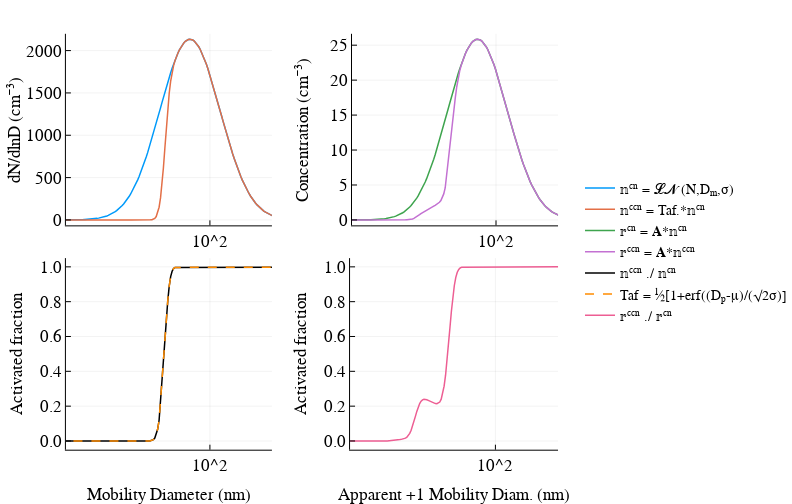

Notebook source saved alongside this figure:
### Markdown cell above
## Block 4. Visualization

### Code cell
figure("Nimbus Sans L", 2, 5.5, 3.5, 8)  

# Get a list of colors from the theme palette
p = Plots.get_color_palette(:auto, default(:bgcolor), 100)

# Panel (a): Mobility size and CCN distribution
p1 = plot(𝕟ᶜⁿ.Dp, 𝕟ᶜⁿ.S, xaxis = :log10, xticks = [10, 100, 1000], ylabel = "dN/dlnD (cm⁻³)", 
    label = "𝕟ᶜⁿ = 𝓛𝓝 (N,Dₘ,σ)", color = p[1],  left_margin = 20px)
p1 = plot!(𝕟ᶜᶜⁿ.Dp, 𝕟ᶜᶜⁿ.S, label = "𝕟ᶜᶜⁿ = Taf.*𝕟ᶜⁿ", color = p[2])

# Panel (b): Size and CCN response function 
p2 = plot(𝕣ᶜⁿ.Dp, 𝕣ᶜⁿ.N , xaxis = :log10, xticks = [10, 100, 1000], label = "𝕣ᶜⁿ = 𝐀*𝕟ᶜⁿ", 
    ylabel = "Concentration (cm⁻³)", color = p[3])
p2 = plot!(𝕣ᶜᶜⁿ.Dp, 𝕣ᶜᶜⁿ.N, label = "𝕣ᶜᶜⁿ = 𝐀*𝕟ᶜᶜⁿ", color = p[4], left_margin = 36px)

# Panel (c): Activated fraction. Note that g and 𝕒𝕗₁ are identical
p3 = plot(𝕒𝕗₁.Dp, 𝕒𝕗₁.S, xaxis = :log10, xticks = [10, 100, 1000], xlabel = "Mobility Diameter (nm)", 
    ylabel = "Activated fraction", label = "𝕟ᶜᶜⁿ ./ 𝕟ᶜⁿ", ylim = (-0.05,1.05), lw = 1.5, 
    yticks = [0, 0.2, 0.4, 0.6, 0.8, 1], color = :black,  left_margin = 20px)
p3 = plot!(𝕟ᶜⁿ.Dp, Taf(𝕟ᶜⁿ,μ,σ), label = "Taf = ½[1+erf((Dₚ-μ)/(√2σ)]", ls = :dash, 
    color = :darkorange, lw = 1.5)

# Panel (d): Activated fraction from response function ("measured ratio" from raw signal)
p4 = plot(𝕒𝕗₂.Dp, 𝕒𝕗₂.S, xaxis = :log10, xticks = [10, 100, 1000],  
    xlabel = "Apparent +1 Mobility Diam. (nm)", ylim = (-0.05,1.05), label = "𝕣ᶜᶜⁿ ./ 𝕣ᶜⁿ", 
    color = p[7], ylabel = "Activated fraction", yticks = [0, 0.2, 0.4, 0.6, 0.8, 1], left_margin = 20px)

plot(p1,p2,p3,p4, layout = grid(2,2), lw = 1.5, right_margin = 30px, 
    xlim = (20,200), legend=:right, top_margin = 15px, fmt = :svg)

### Figure 1 — Plotly figure (JSON) as saved in the notebook; plotly's stock layout.template omitted (floating-point values rounded to 4 significant figures; data arrays with more than 128 entries replaced by an {"elided": "..."} marker saying what was removed)
{"data": [{"colorbar": {"title": ""}, "hoverinfo": "text", "legendgroup": "𝕟ᶜⁿ = 𝓛𝓝 (N,Dₘ,σ)", "line": {"color": "rgba(0, 154, 250, 1.000)", "dash": "solid", "shape": "linear", "width": 1.5}, "mode": "lines", "name": "𝕟ᶜⁿ = 𝓛𝓝 (N,Dₘ,σ)", "showlegend": true, "text": {"elided": "256 null values"}, "type": "scatter", "x": {"elided": "256 float values"}, "xaxis": "x1", "y": {"elided": "256 float values"}, "yaxis": "y1", "zmax": 0.1, "zmin": -0.1}, {"colorbar": {"title": ""}, "hoverinfo": "text", "legendgroup": "𝕟ᶜᶜⁿ = Taf.*𝕟ᶜⁿ", "line": {"color": "rgba(227, 111, 71, 1.000)", "dash": "solid", "shape": "linear", "width": 1.5}, "mode": "lines", "name": "𝕟ᶜᶜⁿ = Taf.*𝕟ᶜⁿ", "showlegend": true, "text": {"elided": "256 null values"}, "type": "scatter", "x": {"elided": "256 float values"}, "xaxis": "x1", "y": {"elided": "256 float values"}, "yaxis": "y1", "zmax": 0.1, "zmin": -0.1}, {"colorbar": {"title": ""}, "hoverinfo": "text", "legendgroup": "𝕣ᶜⁿ = 𝐀*𝕟ᶜⁿ", "line": {"color": "rgba(62, 164, 78, 1.000)", "dash": "solid", "shape": "linear", "width": 1.5}, "mode": "lines", "name": "𝕣ᶜⁿ = 𝐀*𝕟ᶜⁿ", "showlegend": true, "text": {"elided": "256 null values"}, "type": "scatter", "x": {"elided": "256 float values"}, "xaxis": "x2", "y": {"elided": "256 float values"}, "yaxis": "y2", "zmax": 0.1, "zmin": -0.1}, {"colorbar": {"title": ""}, "hoverinfo": "text", "legendgroup": "𝕣ᶜᶜⁿ = 𝐀*𝕟ᶜᶜⁿ", "line": {"color": "rgba(195, 113, 210, 1.000)", "dash": "solid", "shape": "linear", "width": 1.5}, "mode": "lines", "name": "𝕣ᶜᶜⁿ = 𝐀*𝕟ᶜᶜⁿ", "showlegend": true, "text": {"elided": "256 null values"}, "type": "scatter", "x": {"elided": "256 float values"}, "xaxis": "x2", "y": {"elided": "256 float values"}, "yaxis": "y2", "zmax": 0.1, "zmin": -0.1}, {"colorbar": {"title": ""}, "hoverinfo": "text", "legendgroup": "𝕟ᶜᶜⁿ ./ 𝕟ᶜⁿ", "line": {"color": "rgba(0, 0, 0, 1.000)", "dash": "solid", "shape": "linear", "width": 1.5}, "mode": "lines", "name": "𝕟ᶜᶜⁿ ./ 𝕟ᶜⁿ", "showlegend": true, "text": {"elided": "256 null values"}, "type": "scatter", "x": {"elided": "256 float values"}, "xaxis": "x3", "y": {"elided": "256 float values"}, "yaxis": "y3", "zmax": 0.1, "zmin": -0.1}, {"colorbar": {"title": ""}, "hoverinfo": "text", "legendgroup": "Taf = ½[1+erf((Dₚ-μ)/(√2σ)]", "line": {"color": "rgba(255, 140, 0, 1.000)", "dash": "dash", "shape": "linear", "width": 1.5}, "mode": "lines", "name": "Taf = ½[1+erf((Dₚ-μ)/(√2σ)]", "showlegend": true, "text": {"elided": "256 null values"}, "type": "scatter", "x": {"elided": "256 float values"}, "xaxis": "x3", "y": {"elided": "256 float values"}, "yaxis": "y3", "zmax": 0.1, "zmin": -0.1}, {"colorbar": {"title": ""}, "hoverinfo": "text", "legendgroup": "𝕣ᶜᶜⁿ ./ 𝕣ᶜⁿ", "line": {"color": "rgba(237, 94, 147, 1.000)", "dash": "solid", "shape": "linear", "width": 1.5}, "mode": "lines", "name": "𝕣ᶜᶜⁿ ./ 𝕣ᶜⁿ", "showlegend": true, "text": {"elided": "256 null values"}, "type": "scatter", "x": {"elided": "256 float values"}, "xaxis": "x4", "y": {"elided": "256 float values"}, "yaxis": "y4", "zmax": 0.1, "zmin": -0.1}], "layout": {"annotations": [], "height": 504, "legend": {"bgcolor": "rgba(255, 255, 255, 1.000)", "bordercolor": "rgba(0, 0, 0, 1.000)", "font": {"color": "rgba(0, 0, 0, 1.000)", "family": "Nimbus Sans L", "size": 14}, "tracegroupgap": 0, "x": 1, "y": 0.5}, "margin": {"b": 20, "l": 0, "r": 0, "t": 20}, "paper_bgcolor": "rgba(255, 255, 255, 1.000)", "plot_bgcolor": "rgba(255, 255, 255, 1.000)", "showlegend": true, "width": 792, "xaxis1": {"anchor": "y1", "domain": [0.1136, 0.4689], "gridcolor": "rgba(0, 0, 0, 0.100)", "gridwidth": 0.5, "linecolor": "rgba(0, 0, 0, 1.000)", "mirror": false, "range": [1.301, 2.301], "showgrid": true, "showline": true, "showticklabels": true, "tickangle": 0, "tickcolor": "rgb(0, 0, 0)", "tickfont": {"color": "rgba(0, 0, 0, 1.000)", "family": "Nimbus Sans L", "size": 17}, "tickmode": "array", "ticks": "inside", "ticktext": ["10^2"], "tickvals": [100], "title": "", "titlefont": {"color": "rgba(0, 0, 0, 1.000)", "family": "Nimbus Sans L", "size": 17}, "type": "log", "visible": true, "zeroline": false, "zerolinecolor": "rgba(0, 0, 0, 1.000)"}, "xaxis2": {"anchor": "y2", "domain": [0.6069, 0.9621], "gridcolor": "rgba(0, 0, 0, 0.100)", "gridwidth": 0.5, "linecolor": "rgba(0, 0, 0, 1.000)", "mirror": false, "range": [1.301, 2.301], "showgrid": true, "showline": true, "showticklabels": true, "tickangle": 0, "tickcolor": "rgb(0, 0, 0)", "tickfont": {"color": "rgba(0, 0, 0, 1.000)", "family": "Nimbus Sans L", "size": 17}, "tickmode": "array", "ticks": "inside", "ticktext": ["10^2"], "tickvals": [100], "title": "", "titlefont": {"color": "rgba(0, 0, 0, 1.000)", "family": "Nimbus Sans L", "size": 17}, "type": "log", "visible": true, "zeroline": false, "zerolinecolor": "rgba(0, 0, 0, 1.000)"}, "xaxis3": {"anchor": "y3", "domain": [0.1136, 0.4689], "gridcolor": "rgba(0, 0, 0, 0.100)", "gridwidth": 0.5, "linecolor": "rgba(0, 0, 0, 1.000)", "mirror": false, "range": [1.301, 2.301], "showgrid": true, "showline": true, "showticklabels": true, "tickangle": 0, "tickcolor": "rgb(0, 0, 0)", "tickfont": {"color": "rgba(0, 0, 0, 1.000)", "family": "Nimbus Sans L", "size": 17}, "tickmode": "array", "ticks": "inside", "ticktext": ["10^2"], "tickvals": [100], "title": "Mobility Diameter (nm)", "titlefont": {"color": "rgba(0, 0, 0, 1.000)", "family": "Nimbus Sans L", "size": 17}, "type": "log", "visible": true, "zeroline": false, "zerolinecolor": "rgba(0, 0, 0, 1.000)"}, "xaxis4": {"anchor": "y4", "domain": [0.6035, 0.9621], "gridcolor": "rgba(0, 0, 0, 0.100)", "gridwidth": 0.5, "linecolor": "rgba(0, 0, 0, 1.000)", "mirror": false, "range": [1.301, 2.301], "showgrid": true, "showline": true, "showticklabels": true, "tickangle": 0, "tickcolor": "rgb(0, 0, 0)", "tickfont": {"color": "rgba(0, 0, 0, 1.000)", "family": "Nimbus Sans L", "size": 17}, "tickmode": "array", "ticks": "inside", "ticktext": ["10^2"], "tickvals": [100], "title": "Apparent +1 Mobility Diam. (nm)", "titlefont": {"color": "rgba(0, 0, 0, 1.000)", "family": "Nimbus Sans L", "size": 17}, "type": "log", "visible": true, "zeroline": false, "zerolinecolor": "rgba(0, 0, 0, 1.000)"}, "yaxis1": {"anchor": "x1", "domain": [0.5574, 0.9702], "gridcolor": "rgba(0, 0, 0, 0.100)", "gridwidth": 0.5, "linecolor": "rgba(0, 0, 0, 1.000)", "mirror": false, "range": [-64.02, 2198.0], "showgrid": true, "showline": true, "showticklabels": true, "tickangle": 0, "tickcolor": "rgb(0, 0, 0)", "tickfont": {"color": "rgba(0, 0, 0, 1.000)", "family": "Nimbus Sans L", "size": 17}, "tickmode": "array", "ticks": "inside", "ticktext": ["0", "500", "1000", "1500", "2000"], "tickvals": [0, 500, 1000, 1500, 2000], "title": "dN/dlnD (cm⁻³)", "titlefont": {"color": "rgba(0, 0, 0, 1.000)", "family": "Nimbus Sans L", "size": 17}, "type": "-", "visible": true, "zeroline": false, "zerolinecolor": "rgba(0, 0, 0, 1.000)"}, "yaxis2": {"anchor": "x2", "domain": [0.5574, 0.9702], "gridcolor": "rgba(0, 0, 0, 0.100)", "gridwidth": 0.5, "linecolor": "rgba(0, 0, 0, 1.000)", "mirror": false, "range": [-0.7756, 26.63], "showgrid": true, "showline": true, "showticklabels": true, "tickangle": 0, "tickcolor": "rgb(0, 0, 0)", "tickfont": {"color": "rgba(0, 0, 0, 1.000)", "family": "Nimbus Sans L", "size": 17}, "tickmode": "array", "ticks": "inside", "ticktext": ["0", "5", "10", "15", "20", "25"], "tickvals": [0, 5, 10, 15, 20, 25], "title": "Concentration (cm⁻³)", "titlefont": {"color": "rgba(0, 0, 0, 1.000)", "family": "Nimbus Sans L", "size": 17}, "type": "-", "visible": true, "zeroline": false, "zerolinecolor": "rgba(0, 0, 0, 1.000)"}, "yaxis3": {"anchor": "x3", "domain": [0.07395, 0.4868], "gridcolor": "rgba(0, 0, 0, 0.100)", "gridwidth": 0.5, "linecolor": "rgba(0, 0, 0, 1.000)", "mirror": false, "range": [-0.05, 1.05], "showgrid": true, "showline": true, "showticklabels": true, "tickangle": 0, "tickcolor": "rgb(0, 0, 0)", "tickfont": {"color": "rgba(0, 0, 0, 1.000)", "family": "Nimbus Sans L", "size": 17}, "tickmode": "array", "ticks": "inside", "ticktext": ["0.0", "0.2", "0.4", "0.6", "0.8", "1.0"], "tickvals": [0, 0.2, 0.4, 0.6, 0.8, 1], "title": "Activated fraction", "titlefont": {"color": "rgba(0, 0, 0, 1.000)", "family": "Nimbus Sans L", "size": 17}, "type": "-", "visible": true, "zeroline": false, "zerolinecolor": "rgba(0, 0, 0, 1.000)"}, "yaxis4": {"anchor": "x4", "domain": [0.07395, 0.4868], "gridcolor": "rgba(0, 0, 0, 0.100)", "gridwidth": 0.5, "linecolor": "rgba(0, 0, 0, 1.000)", "mirror": false, "range": [-0.05, 1.05], "showgrid": true, "showline": true, "showticklabels": true, "tickangle": 0, "tickcolor": "rgb(0, 0, 0)", "tickfont": {"color": "rgba(0, 0, 0, 1.000)", "family": "Nimbus Sans L", "size": 17}, "tickmode": "array", "ticks": "inside", "ticktext": ["0.0", "0.2", "0.4", "0.6", "0.8", "1.0"], "tickvals": [0, 0.2, 0.4, 0.6, 0.8, 1], "title": "Activated fraction", "titlefont": {"color": "rgba(0, 0, 0, 1.000)", "family": "Nimbus Sans L", "size": 17}, "type": "-", "visible": true, "zeroline": false, "zerolinecolor": "rgba(0, 0, 0, 1.000)"}}}
